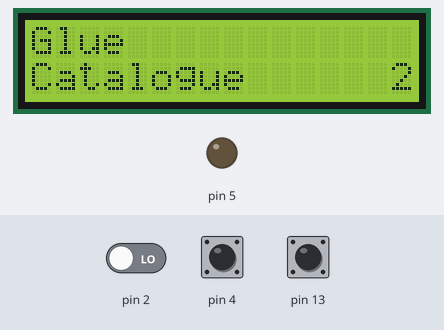
Bench run of a sketch on a simulated Arduino Uno, built with avr-gcc and run on an emulated ATmega328P. Parts: 16×2 character LCD, output pins drawn as LEDs (lit = HIGH). The test bench sets the inputs (shaded band); at power-on: pin 2 LOW, pin 4 LOW, pin 13 LOW.

Above: at 2.6 s.
2.7 s: pin 2 driven HIGH
At 3.8 s:
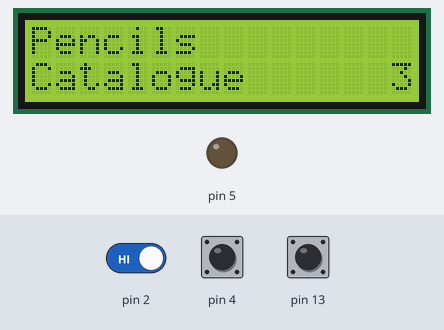
5.7 s: pin 4 driven HIGH
At 6.7 s:
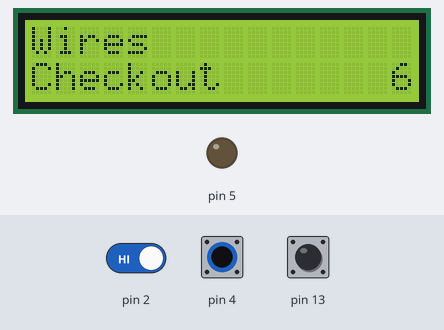
8.7 s: pin 13 driven HIGH
At 9.8 s:
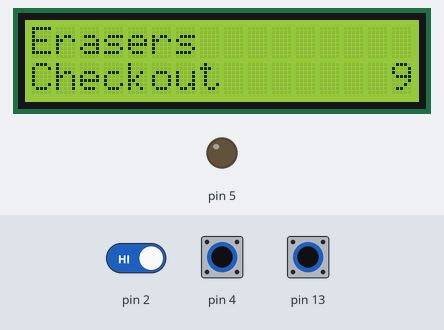
11.5 s: pin 13 pulsed LOW 2 times (0.12 s each, 0.3 s apart)
At 12.5 s:
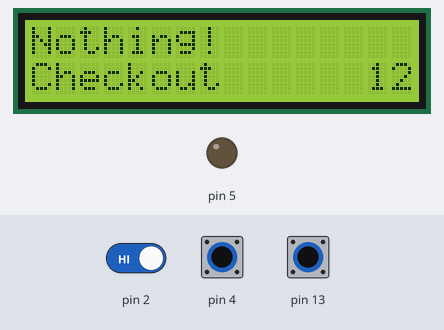
14.5 s: pin 4 pulsed LOW 5 times (0.12 s each, 0.3 s apart)
At 16.7 s:
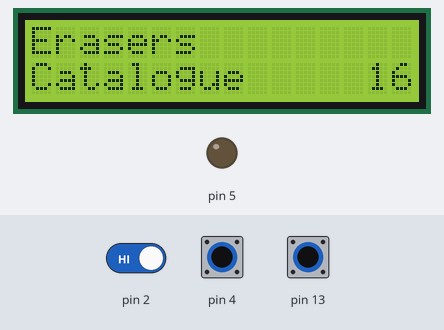
Timing chart, 0 to 18.2 s (numbered marks = the images above; inputs shaded):
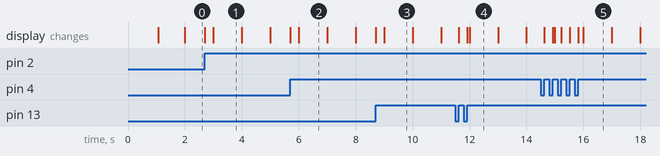

Measured:
- after the input at 2.7 s, the display: first changes at once (image 1 shows a later state)
- after the input at 5.7 s, the display: first changes at once (image 2 shows a later state)
- after the input at 8.7 s, the display: first changes at once (image 3 shows a later state)
- after the input at 11.5 s, the display: first changes after 0.13 s (image 4 shows a later state)
- after the input at 14.5 s, the display: first changes after 0.13 s (image 5 shows a later state)
- what the display in image 1 shows lasts 1.0 s, from 3.0 s to 4.0 s

The sketch:

EE298_project.ino
```cpp
#include "circuit.h"
#include <LiquidCrystal.h>
#include "StringLinkedList.h"
#include "NodeList.h"

const int LCD_WIDTH = 16;

bool checkout = false;

StringLinkedList catalogue;
NodeList checkoutArr;
NodeList::Iterator checkMove(checkoutArr.begin());

Circuit circuit(5,2,13,4);
LiquidCrystal lcd(7,8,9,10,11,12);
int count = 0;

void resetScreen(){
  lcd.clear();
  if (checkout){
    lcd.setCursor(0,0);
    if(*checkMove == NULL){
      lcd.print("Nothing!");
    }else{
      lcd.print(*checkMove);
    }
    lcd.setCursor(0,1);
    lcd.print("Checkout");
  }else{
    lcd.setCursor(0,1);
    lcd.print("Catalogue");
    lcd.setCursor(0,0);
    lcd.print(catalogue.getCurrent());
  }
}
void moveCheckout(){
  checkMove++;
  if(checkMove == checkoutArr.end()){
    checkMove = checkoutArr.begin();
  }
}

void setup() {
  Serial.begin(9600);
  lcd.begin(LCD_WIDTH,2);
  catalogue.addSorted("Pencils");
  catalogue.addSorted("Scissor");
  catalogue.addSorted("Glue");
  catalogue.addSorted("Tape");
  checkoutArr.insertFront("Notebook");
  checkoutArr.insertFront("Erasers");
  checkoutArr.insertFront("Wires");
  delay(1000);
  catalogue.resetCurrent();
  resetScreen();
}

void loop() {
  // Get button pressed before if statements.
  bool b1 = circuit.isButton1Pressed();
  bool b2 = circuit.isButton2Pressed();
  bool b3 = circuit.isButton3Pressed();
  if (b1 || b2 || b3){
    circuit.ledSet(true);
  }else{
    circuit.ledSet(false);
  }

  if(b1){
    if (checkout){
      moveCheckout();
    }else{
      catalogue++;
    }
    resetScreen();
  }

  if(b2){
    if (checkout){
      String original = *checkMove;
      if (original != NULL){
        checkoutArr.erase(checkMove);
        checkMove = checkoutArr.begin();
        catalogue.addSorted(original);
      }
    }else{
      String original = catalogue.getCurrent();
      if (original != "Nothing!"){
        catalogue.removeCurrent();
        checkoutArr.insertFront(original);
      }
    }
    resetScreen();
  }

  if(b3){
    if (checkout){
      checkMove = checkoutArr.begin();
      catalogue.resetCurrent();
    }else{
      catalogue.resetCurrent();
      checkMove = checkoutArr.begin();
    }
    checkout = !checkout;
    resetScreen();
  }
  lcd.setCursor(LCD_WIDTH-countDigit(millis() / 1000),1);
  lcd.print(millis() / 1000);
}

/* Report notes:
I had to count the number of digits in a number using recursion. I have to keep the book names short because of the limited space on the LCD.
Had to get previous node manually in the removecurrent function for StringLinkedList.
addSorted sorts array alphebetically.
Checking for NULL is really important in this program. I did that alot.
*/
```

NodeList.cpp
```cpp
#include "NodeList.h"

// ---------- Iterator ----------
NodeList::Iterator::Iterator(Node* u) // constructor from Node*
{// when called, an Iterator object will be created
  v = u;
}

Elem& NodeList::Iterator::operator*() // reference to the element
{
  return v->elem; // v is the Node in Iterator
}

NodeList::Iterator& NodeList::Iterator::operator++() // move to next position
{
  if (v->next == NULL) return *this;
  v = v->next; // the stored node in Iterator becomes the next one

  return *this; // returns a reference to the current Iterator object itself (after it has moved forward).
}

NodeList::Iterator& NodeList::Iterator::operator--() // move to previous position
{
  v = v->prev; // the stored node in Iterator becomes the previous one
  return *this;
}

// ---------- NodeList ----------

NodeList::NodeList() { // constructor
  n = 0;              // initially empty
  header = new Node;  // create sentinels, normally does not store data, not effective node
  trailer = new Node;
  header->next = trailer; // have them point to each other
  trailer->prev = header;

  // (optional but safe) initialize the other links
  header->prev = NULL;
  trailer->next = NULL;
}

NodeList::~NodeList() {
  clear();
  delete header; // Free the memory allocated for the header sentinel node.
  delete trailer; // Free the memory allocated for the trailer sentinel node.
  header = NULL;
  // Set the header pointer to NULL (nullptr in modern C++).
// This avoids a dangling pointer (pointer still pointing to freed memory
// which previously stores the header node).
  trailer = NULL;
}

void NodeList::clear() {
  // remove all real nodes between header and trailer
  while (!empty()) {
    eraseFront();
  }
}

NodeList::Iterator NodeList::begin() const // begin position is first item
{
  return Iterator(header->next);
  // Create and return an Iterator object.
// The iterator is initialized to point to the FIRST data node.
// header->next skips the header sentinel and points to the first real element.
// This is typically used in begin() to start traversal.
}

NodeList::Iterator NodeList::end() const // end position is just beyond last
{
  return Iterator(trailer);
  // Create and return an Iterator object pointing to the trailer sentinel node.
// The trailer represents the position *after* the last data element.
// This is typically used as end() in a doubly linked list.
// It does NOT point to a real data node, but marks the stopping position for iteration.
}

// insert e before p
void NodeList::insert(const NodeList::Iterator& p, const Elem& e) {
  Node* w = p.v;        // p’s node
  Node* u = w->prev;    // p’s predecessor
  Node* x = new Node;   // new node to insert

  x->elem = e;
  x->next = w;  w->prev = x; // link in x before w
  x->prev = u;  u->next = x; // link in x after u
  n++;
}

void NodeList::insertFront(const Elem& e) // insert at front
{
  insert(begin(), e); // insert before the previous FIRST data node
  //the node that contains e becomes the new fisrt DATA node
}

void NodeList::insertBack(const Elem& e) // insert at rear
{
  insert(end(), e); // insert before trailer, the node that contains e becomes
  // the new last DATA node
}

void NodeList::erase(const Iterator& p) { // remove p
  Node* x = p.v;       // node that p stores, to be removed
  Node* w = x->next;   // successor
  Node* u = x->prev;   // predecessor
  u->next = w;  w->prev = u; // unlink p
  delete x;             // delete this node
  n--;                  // one fewer element
}

void NodeList::eraseFront() // remove first
{
  erase(begin()); //erase FIRST data node
}

void NodeList::eraseBack() // remove last data node
{
  Iterator it = end(); // trailer
  --it;           // equivalent to --end() but avoids temporary issues
  // Iterator it points to last data node now
  erase(it);
}
```

NodeList.h
```cpp
#ifndef NODELIST_H
#define NODELIST_H

#include <Arduino.h>

typedef String Elem; // list base element type

struct Node { // a node of the list
  Elem elem;   // element value
  Node* prev;  // previous in list
  Node* next;  // next in list
};

class NodeList { // node-based list
public:
  class Iterator { // an iterator for the list
  public:
    // short member functions defined in class
    bool operator==(const Iterator& p) const { return v == p.v; } // compare positions
    // v: node in this Iterator; p.v node stored in Iterator p
    bool operator!=(const Iterator& p) const { return v != p.v; }

    // long ones defined outside
    Elem& operator*();                // reference to the element
    Iterator& operator++();           // move to next position
    Iterator& operator--();           // move to previous position

    friend class NodeList;            // give NodeList access

  private:
    Node* v;                          // pointer to the node
    Iterator(Node* u);                // create from node, declare only, no obj. created
    // Constructor, private, only friend class NodeList and Iterator class itself can use it
  }; // end of Iterator class

public:
  NodeList();                         // default constructor
  ~NodeList();                        // housekeeping (needed to free memory on Arduino)

  // short member functions defined in class
  int size() const { return n; }      // list size
  bool empty() const { return (n == 0); } // is the list empty?

  // long ones defined outside
  Iterator begin() const;             // beginning position
  Iterator end() const;               // (just beyond) last position
  void insertFront(const Elem& e);    // insert at front
  void insertBack(const Elem& e);     // insert at rear
  void insert(const Iterator& p, const Elem& e); // insert e before p
  void eraseFront();                  // remove first
  void eraseBack();                   // remove last
  void erase(const Iterator& p);      // remove p

  // housekeeping functions omitted. . .
  // (We add clear() internally via destructor to avoid memory leak.)

private: // data members
  int n;            // number of items
  Node* header;     // head-of-list sentinel, mark beginning of list
  Node* trailer;    // tail-of-list sentinel, mark end of list

  void clear();     // remove all nodes (helper for destructor)
};

#endif
```

StringLinkedList.cpp
```cpp
#include "StringLinkedList.h"  // Include the header file that declares the StringLinkedList class

void StringLinkedList::removeFront() { // Define the function to remove the first node of the list
  if (head == NULL) return;

  size--;
  StringNode* old = head;  // Store the current head node in a temporary pointer
  head = old->next;  // Update head to point to the second node in the list
  delete old;  // Delete the original head node to free memory
}

void StringLinkedList::addFront(const String& e) {
  size++;
  // Define the function to add a new node at the front
  StringNode* v = new StringNode;  // Allocate memory for a new node
  v->elem = e;  // Store the given string element into the new node
  v->next = head;  // Make the new node point to the current head
  head = v;  // Update head to point to the new node
  // if we are adding the FIRST node, then the next pointer inside is NULL
}

StringLinkedList::~StringLinkedList()  // Define the destructor to clean up all nodes
{ while (!empty()) removeFront(); }  // Repeatedly remove the front node until the list is empty

void StringLinkedList::addLast(const String& e) {
  if (head == NULL) {
    addFront(e); // handles size
    return;
  }

  size++;

  StringNode* current = head;
  while (current->next != NULL) {
    current = current->next;
  }

  StringNode* v = new StringNode;
  v->elem = e;
  v->next = NULL;
  current->next = v;
}

void StringLinkedList::removeCurrent() {
  if (cur == NULL) return;

  size--;

  if (cur == head) {
    removeFront();
    cur = head;
    return;
  }

  StringNode* prev = head;
  while (prev->next != cur) {
    prev = prev->next;
  }

  StringNode* old = cur;
  prev->next = cur->next;
  cur = cur->next;

  delete old;

  if (cur == NULL) cur = head;
}

void StringLinkedList::resetCurrent(){
  cur = head;
}

String StringLinkedList::getCurrent(){
  if (cur == NULL) return "Nothing!";
  return cur->elem;
}

void StringLinkedList::operator++(){
  if (cur == NULL) return;
  // Move forward until reach a NULL node
  if(cur->next != NULL){
    cur = cur->next;
  }else{
    cur=head;
  }
}

void StringLinkedList::addSorted(const String &e) {
  // Case 1: empty list OR should go before head
  if (head == NULL || e < head->elem) {
    addFront(e);
    return;
  }

  StringNode* current = head;

  // Traverse until correct position
  while (current->next != NULL && current->next->elem < e) {
    current = current->next;
  }

  // Insert new node
  StringNode* v = new StringNode;
  v->elem = e;
  v->next = current->next;
  current->next = v;

  size++;  // increment only here
}

int StringLinkedList::getSize(){return size;}
```

StringLinkedList.h
```cpp
#ifndef STRINGLINKEDLIST_H  // Begin include guard to prevent multiple inclusion of this header file
#define STRINGLINKEDLIST_H  // Define the macro used for the include guard

#include <Arduino.h>  // Include Arduino core library for String and other Arduino features

class StringNode {  // Define a node class for a singly linked list of strings
private:
  String elem;  // Store the string element in this node
  StringNode* next;  // Store a pointer to the next node in the list
  friend class StringLinkedList;  // Allow StringLinkedList class to access private members of StringNode
};  // End of StringNode class

class StringLinkedList {  // Define a singly linked list class for strings
public:
  StringLinkedList()  // Define the constructor for an empty list
    : head(NULL),cur(head) { }  // Initialize the head pointer to NULL indicating an empty list

  ~StringLinkedList();  // Declare the destructor to clean up dynamically allocated nodes

  bool empty() const  // Define a function to check whether the list is empty
  { return head == NULL; }  // Return true if head is NULL meaning no nodes exist

  const String& front() const  // Define a function to access the front element
  { return head->elem; }  // Return a reference to the string stored in the head node
  void operator*(); //Gets currentNode
  void operator++(); // Moves currentNode

  void addFront(const String& e);
  // Declare a function to insert a new node, that holds a String data, at the front of the list
  void removeCurrent();
  void resetCurrent();
  String getCurrent();
  int getSize();
  void removeFront();
  void addSorted(const String &e);
  void addLast(const String& e);
private:
  StringNode* head = NULL;  // Store a pointer to the first node in the list
  StringNode* cur = NULL;
  int size = 0;
};  // End of StringLinkedList class

#endif  // End of include guard to prevent multiple inclusion
```

circuit.cpp
```cpp
#include "circuit.h"

int countDigit(int n)
{
    // Base case: if 'n' is a single digit
    if (n / 10 == 0)
        return 1;
    // Recursive case: strip one digit and count
    return 1 + countDigit(n / 10);
}
```

circuit.h
```cpp
#ifndef CIRCUIT_H
#define CIRCUIT_H

#include <Arduino.h>

class Circuit{
private:
  int LED_PIN = 0;
  int BUTTON1_PIN = 0;
  bool BUTTON1_STATUS = false;
  int BUTTON2_PIN = 0;
  bool BUTTON2_STATUS = false;
  int BUTTON3_PIN = 0;
  bool BUTTON3_STATUS = false;
  // Do display pins last I guess because IDk how many it needs
  int JOYSTICK_PIN = 0;
public:
  Circuit(int LEDPIN, int BUTTONPIN1, int BUTTONPIN2, int BUTTON3PIN): LED_PIN(LEDPIN), BUTTON2_PIN(BUTTONPIN2), BUTTON1_PIN(BUTTONPIN1), BUTTON3_PIN(BUTTON3PIN) {
    pinMode(LED_PIN, OUTPUT);
    pinMode(BUTTON1_PIN, INPUT);
    pinMode(BUTTON2_PIN, INPUT);
    pinMode(BUTTON3_PIN, INPUT);
  };
  void ledSet(bool condition){
    digitalWrite(LED_PIN, condition?HIGH:LOW);
  }

  // Button is pressed if it was originally off.
  bool isButton1Pressed(){
    if (!BUTTON1_STATUS && digitalRead(BUTTON1_PIN)){
      BUTTON1_STATUS = true;
      return true;
    }else if (!digitalRead(BUTTON1_PIN)){
      BUTTON1_STATUS = false;
    }
    return false;
  }
  bool isButton2Pressed(){
    if (!BUTTON2_STATUS && digitalRead(BUTTON2_PIN)){
      BUTTON2_STATUS = true;
      return true;
    }else if (!digitalRead(BUTTON2_PIN)){
      BUTTON2_STATUS = false;
    }
    return false;
  }
  bool isButton3Pressed(){
    if (!BUTTON3_STATUS && digitalRead(BUTTON3_PIN)){
      BUTTON3_STATUS = true;
      return true;
    }else if (!digitalRead(BUTTON3_PIN)){
      BUTTON3_STATUS = false;
    }
    return false;
  }
};
int countDigit(int n);

#endif    
```
